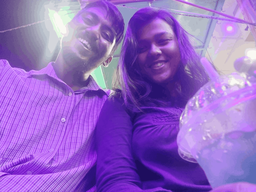
#> input picture images/output/Cartoon.png, 256 x 192 px, shrunk from 1280 x 960 before the run, given in place of image1.jpg, which was not available
$ python app.py
#> lines starting #> are read from the running program, lines starting #| are printed output that depends on the picture; after the words box and inside, x2 and y2 are one past the last pixel; in counts of white or black regions, pixels touching at a corner belong together; pictures that were not available may be replaced by others from this repository, and a replacement may not be noted
### project.py
import cv2
import numpy as np


def cartoonizer(filename,d,k,line_size, blur_value):

#> called with filename = 'images\\input\\image1.jpg', d = 3, k = 10, line_size = 7, blur_value = 7
    img = cv2.imread(filename)
#> img is the input picture: shape (192, 256, 3); mean B, G, R 198.1, 105.1, 148.6

    org_img= np.copy(img)


    gray=cv2.cvtColor(img,cv2.COLOR_BGR2GRAY)
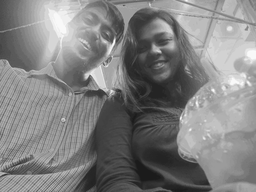
#> gray: shape (192, 256); min 26, max 255, mean 128.7
    gray_blur=cv2.medianBlur(gray,blur_value)


    edges=cv2.adaptiveThreshold(gray_blur, 255, cv2.ADAPTIVE_THRESH_MEAN_C, cv2.THRESH_BINARY, line_size, blur_value)
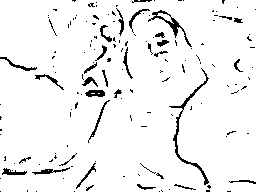
#> edges: shape (192, 256); 94.4% white; black in thin lines or dots

    img = cv2.imread(filename)

    data=np.float32(img).reshape((-1,3))

    criteria= (cv2.TERM_CRITERIA_EPS+cv2.TERM_CRITERIA_MAX_ITER,20,0.001)

    ret, label, center = cv2.kmeans(data, k, None, criteria, 10, cv2.KMEANS_RANDOM_CENTERS)
#> ret = 23878481.3; center = [[121.4, 21.75, 49.78], [150, 36.34, 81.89], [240.8, 149.7, 199.2], [239.6, 113.5, 184.7], [197.6, 123.1, 149.3], [157.1, 88.26, 118.9], [214, 70.84, 148.5], [219.5, 207, 212.1], [194, 166.2, 172], [185.6, 35.39, 105.3]]
    center= np.uint8(center)
#> center = [[121, 21, 49], [150, 36, 81], [240, 149, 199], [239, 113, 184], [197, 123, 149], [157, 88, 118], [214, 70, 148], [219, 207, 212], [194, 166, 171], [185, 35, 105]]

    result = center[label.flatten()]
    result=result.reshape(img.shape)
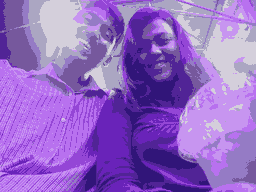
#> result: shape (192, 256, 3); mean B, G, R 197.7, 104.7, 148.1


    blurred=cv2.bilateralFilter(result, d, sigmaColor=200, sigmaSpace=200)
    c=cv2.bitwise_and(blurred, blurred, mask=edges)
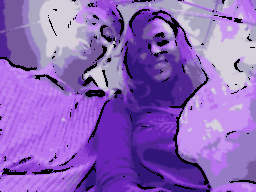
#> c: shape (192, 256, 3); mean B, G, R 187.7, 100.6, 141.4

    str= "Cartoonized Image {} {} {} {}".format(d,k,line_size, blur_value)

    cv2.imwrite("images\output\Cartoon.png", c)

### app.py
import cv2
import numpy as np

from project import *

filename="images\input\image1.jpg"

cartoonizer(filename,3,10,7,7)

img=cv2.imread(filename)
img2=cv2.imread("images\output\Cartoon.png")

cv2.imshow("Original Image",img)
cv2.imshow("Cartoonized Image",img2)

cartoonizer(filename,3,100,7,7)
#> call 2 of cartoonizer, with filename = 'images\\input\\image1.jpg', d = 3, k = 100, line_size = 7, blur_value = 7
#> in cartoonizer (call 2), `ret, label, center = cv2.kmeans(data, k, None, criteria, 10, cv2.KMEAN..`: ret = 3645824.4; center = 100 rows, first 8: [246.5, 199.9, 227.8], [233.1, 198.8, 219.8], [245.2, 185, 218.6], [138.9, 77.78, 101.2], [221.6, 195.3, 212.5], [228.9, 229.1, 229.7], [181.8, 30.55, 97.89], [149, 125.6, 145.1]
#> in cartoonizer (call 2), `center= np.uint8(center)`: center = 100 rows, first 8: [246, 199, 227], [233, 198, 219], [245, 185, 218], [138, 77, 101], [221, 195, 212], [228, 229, 229], [181, 30, 97], [149, 125, 145]
#> in cartoonizer (call 2), `c=cv2.bitwise_and(blurred, blurred, mask=edges)`:
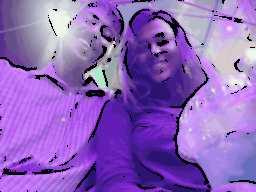
#> c: shape (192, 256, 3); mean B, G, R 187.5, 100.6, 141.4

img=cv2.imread(filename)
img2=cv2.imread("images\output\Cartoon.png")

cv2.imshow("Original Image1",img)
cv2.imshow("Cartoonized Image1",img2)

cartoonizer(filename,3,256,3,15)
#> call 3 of cartoonizer, with filename = 'images\\input\\image1.jpg', d = 3, k = 256, line_size = 3, blur_value = 15
#> in cartoonizer (call 3), `gray_blur=cv2.medianBlur(gray,blur_value)`:
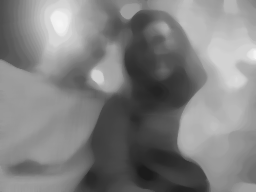
#> gray_blur: shape (192, 256); min 27, max 245, mean 128.2
#> in cartoonizer (call 3), `edges=cv2.adaptiveThreshold(gray_blur, 255, cv2.ADAPTIVE_THRESH_MEAN_C..`:
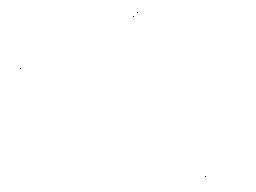
#> edges: shape (192, 256); 100% white; black in thin lines or dots, all inside (x1, y1, x2, y2) = (20, 12, 206, 177)
#> (the run stopped early here; a loop or call above may not have finished)
